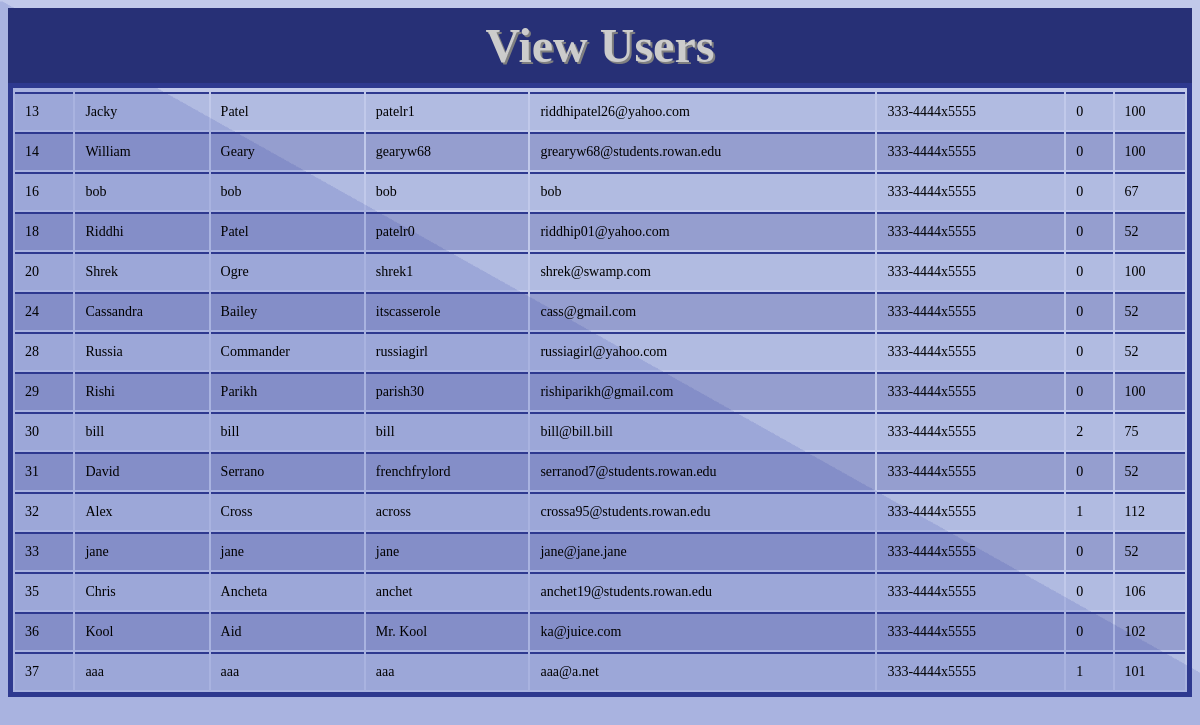
Page /Views/viewusers.php on the committed database.
### tables this page shows
CREATE TABLE `user` (
  `user_num` int(11) NOT NULL AUTO_INCREMENT,
  `first_name` varchar(30) NOT NULL,
  `last_name` varchar(30) NOT NULL,
  `username` varchar(20) NOT NULL,
  `email` varchar(40) NOT NULL,
  `password` varchar(256) DEFAULT NULL,
  `tel` varchar(13) NOT NULL,
  `admin` int(1) DEFAULT NULL,
  `user_points` int(3) NOT NULL DEFAULT '100',
  `last_request` datetime DEFAULT NULL,
  `num_requests` int(2) NOT NULL DEFAULT '0',
  `department_id` int(2) DEFAULT NULL,
  `login_attempts` tinyint(3) unsigned DEFAULT '0',
  PRIMARY KEY (`user_num`),
  UNIQUE KEY `user_num_UNIQUE` (`user_num`),
  UNIQUE KEY `username_unique` (`username`),
  UNIQUE KEY `email_unique` (`email`),
  KEY `fk_department_idx` (`department_id`),
  CONSTRAINT `fk_department` FOREIGN KEY (`department_id`) REFERENCES `department` (`department_id`) ON DELETE NO ACTION ON UPDATE NO ACTION
);

### Views/viewusers.php (the view, shortened to what this page needs)
<?php
        $dbh = ConnectDB();
?>
<html>
<head>
   <link rel="stylesheet" type="text/css" href="../Styles/displayTables.css">
</head>
<body class="background" background="../Images/Background.png">
   <div class="header">View Users</div>
   <table>
      <?php
         try{
	    $sql = "SELECT user_num,first_name,last_name,username,email,admin,user_points,tel ";
	    $sql .= "FROM user ";
	    $stmt = $dbh->prepare($sql);
	    $stmt->execute();
	    foreach($stmt->fetchAll() as $user) {
        $row =  " <tr><td>" . $user['user_num'];
        $row .= "</td><td>" . $user['first_name'];
        $row .= "</td><td>" . $user['last_name'];
        $row .= "</td><td>" . $user['username'];
        $row .= "</td><td>" . $user['email'];
        $row .= "</td><td>" . $user['tel'];
        $row .= "</td><td>" . $user['admin'];
        $row .= "</td><td>" . $user['user_points'];
	       echo $row;
               }
            }
	 catch(Exception $e){}
      ?>
   </table>
</body>
</html>

### Styles/displayTables.css (style rules this page uses)
table { width: 100%; border: 5px solid #2e398f; }
td, tr { border-top: 2px solid #2e398f; color: black; text-align: left; padding: 10px; font-size: 14px; }
tr:nth-child(even) { background-color: rgba(46, 57, 143, 0.1); }
tr:nth-child(odd) { background-color: rgba(46, 57, 143, 0.3); }
.background { background-repeat: no-repeat; background-attachment: scroll; background-size: cover; }
.header { font-family: verdana; text-shadow: 2px 2px grey; background: #273076; text-align: center; font-weight: bold; color: #ccc; font-size: 48px; cursor: default; padding: 10px; }

### rows in the picture
user: user_num "13", first_name "Jacky", last_name "Patel", username "patelr1", email "riddhipatel26@yahoo.com", tel "333-4444x5555", admin "0", user_points "100"
user: user_num "14", first_name "William", last_name "Geary", username "gearyw68", email "grearyw68@students.rowan.edu", tel "333-4444x5555", admin "0", user_points "100"
user: user_num "16", first_name "bob", last_name "bob", username "bob", email "bob", tel "333-4444x5555", admin "0", user_points "67"
user: user_num "18", first_name "Riddhi", last_name "Patel", username "patelr0", email "riddhip01@yahoo.com", tel "333-4444x5555", admin "0", user_points "52"
user: user_num "20", first_name "Shrek", last_name "Ogre", username "shrek1", email "shrek@swamp.com", tel "333-4444x5555", admin "0", user_points "100"
user: user_num "24", first_name "Cassandra", last_name "Bailey", username "itscasserole", email "cass@gmail.com", tel "333-4444x5555", admin "0", user_points "52"
user: user_num "28", first_name "Russia", last_name "Commander", username "russiagirl", email "russiagirl@yahoo.com", tel "333-4444x5555", admin "0", user_points "52"
user: user_num "29", first_name "Rishi", last_name "Parikh", username "parish30", email "rishiparikh@gmail.com", tel "333-4444x5555", admin "0", user_points "100"
user: user_num "30", first_name "bill", last_name "bill", username "bill", email "bill@bill.bill", tel "333-4444x5555", admin "2", user_points "75"
user: user_num "31", first_name "David", last_name "Serrano", username "frenchfrylord", email "serranod7@students.rowan.edu", tel "333-4444x5555", admin "0", user_points "52"
user: user_num "32", first_name "Alex", last_name "Cross", username "across", email "crossa95@students.rowan.edu", tel "333-4444x5555", admin "1", user_points "112"
user: user_num "33", first_name "jane", last_name "jane", username "jane", email "jane@jane.jane", tel "333-4444x5555", admin "0", user_points "52"
user: user_num "35", first_name "Chris", last_name "Ancheta", username "anchet", email "anchet19@students.rowan.edu", tel "333-4444x5555", admin "0", user_points "106"
user: user_num "36", first_name "Kool", last_name "Aid", username "Mr. Kool", email "ka@juice.com", tel "333-4444x5555", admin "0", user_points "102"
user: user_num "37", first_name "aaa", last_name "aaa", username "aaa", email "aaa@a.net", tel "333-4444x5555", admin "1", user_points "101"
